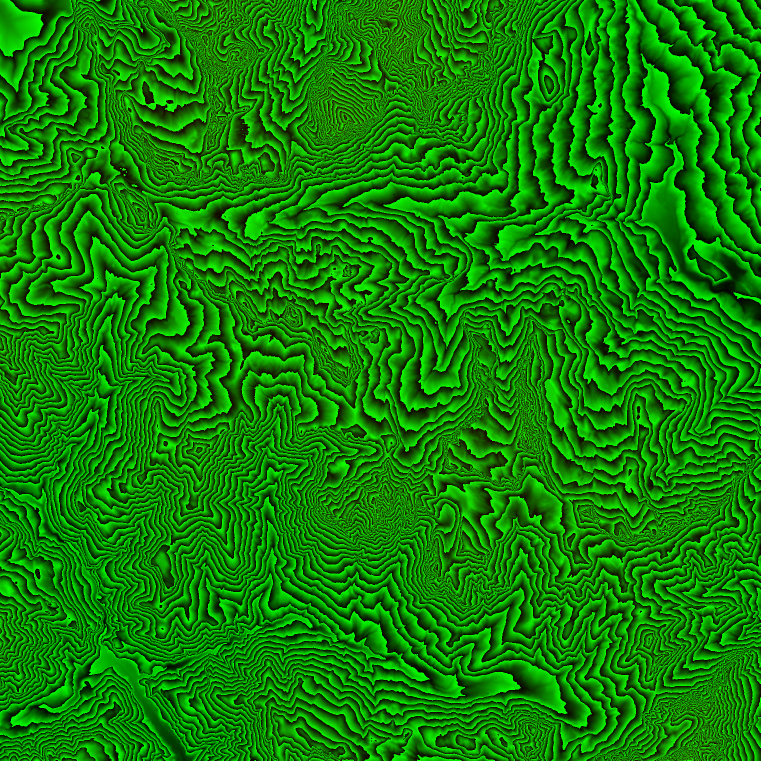
#> input picture quelle/dolo/dem10_roh.png, 1521 x 1521 px (shown at 1/2 size)
$ python dolo_terrassen.py
#> lines starting #> are read from the running program, lines starting #| are printed output that depends on the picture
# 0.25.8 Dolomiten: Felswände im 10-m-Höhenmodell versteilen. TINITALY stammt aus Höhenlinien, senkrechte Wände sind darin zu 50–60° geglättet
# (Ra Gusela, Averau, Nuvolau wirken wie Kegel). Hier wird in steilem Fels die Höhe in Stufen umverteilt: schmale, fast senkrechte Wandstücke und
# flachere Bänder/Gipfelplateaus dazwischen, wie die echten Dolomitwände (Stufenhöhe 70–150 m, ortsabhängig, Bänder nicht waagrecht durchlaufend).
# Geschützt bleiben: die Runde (kein Eingriff bis 90 m), Nebenstraßen, Wege, Häuser/Hütten, Bäche.
# Eingabe dolo/dem10_roh.png (wird beim ersten Lauf aus dem10.png kopiert), dolo/net.json, side.bin, bld.b64. Ausgabe dolo/dem10.png.
# Danach: python3 werkzeuge/dolo_detail.py, dann build_gpu.py. Aus im Spiel: nicht schaltbar (Daten), zurück mit: cp dolo/dem10_roh.png dolo/dem10.png
import numpy as np, os, sys, json, base64, struct, shutil
from PIL import Image
from scipy.ndimage import gaussian_filter, maximum_filter, distance_transform_edt
D=os.path.join(os.path.dirname(os.path.abspath(__file__)),'..','dolo')
roh=os.path.join(D,'dem10_roh.png')
if not os.path.exists(roh): shutil.copy(os.path.join(D,'dem10.png'),roh)
a=np.asarray(Image.open(roh).convert('RGB')).astype(np.int32); H=((a[...,0]<<8)|a[...,1]).astype(np.float64)/4+900.0
#> after `H = (a[..., 0] << 8 | a[..., 1]).astype(np.float64) / 4 + 900.0`:
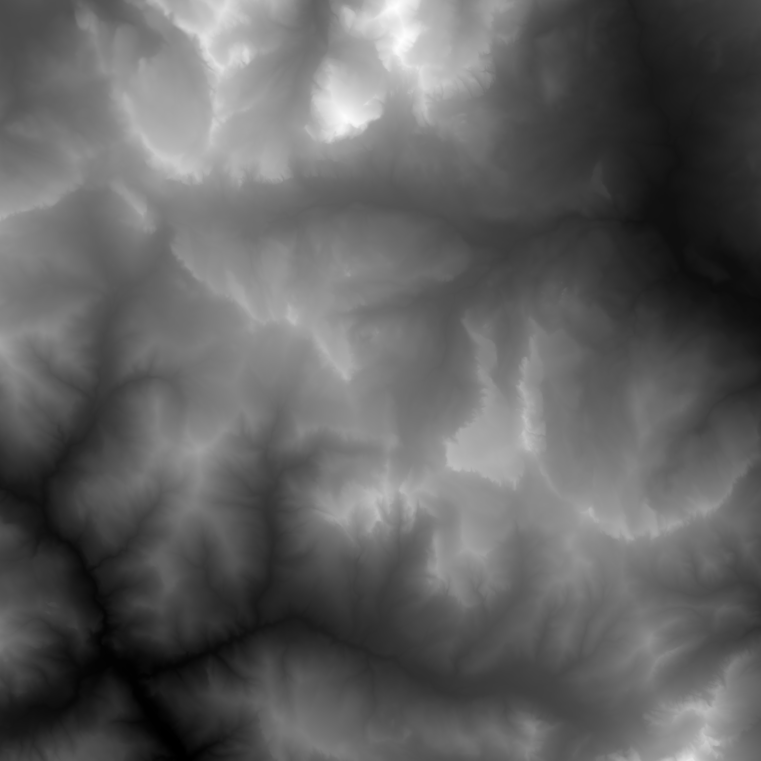
#> H: shape (1521, 1521) float64 (shown at 1/2 size); min 973.8, max 3240.5, mean 1844.7; drawn with min black and max white
#> (the run stopped early here; a loop or call above may not have finished)
